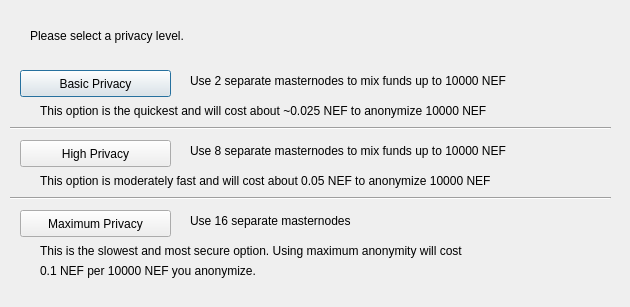
<?xml version="1.0" encoding="UTF-8"?>
<ui version="4.0">
 <class>ObfuscationConfig</class>
 <widget class="QDialog" name="ObfuscationConfig">
  <property name="geometry">
   <rect>
    <x>0</x>
    <y>0</y>
    <width>630</width>
    <height>307</height>
   </rect>
  </property>
  <property name="windowTitle">
   <string>Configure Obfuscation</string>
  </property>
  <widget class="QPushButton" name="buttonBasic">
   <property name="geometry">
    <rect>
     <x>20</x>
     <y>70</y>
     <width>151</width>
     <height>27</height>
    </rect>
   </property>
   <property name="text">
    <string>Basic Privacy</string>
   </property>
  </widget>
  <widget class="QPushButton" name="buttonHigh">
   <property name="geometry">
    <rect>
     <x>20</x>
     <y>140</y>
     <width>151</width>
     <height>27</height>
    </rect>
   </property>
   <property name="text">
    <string>High Privacy</string>
   </property>
  </widget>
  <widget class="QPushButton" name="buttonMax">
   <property name="geometry">
    <rect>
     <x>20</x>
     <y>210</y>
     <width>151</width>
     <height>27</height>
    </rect>
   </property>
   <property name="text">
    <string>Maximum Privacy</string>
   </property>
  </widget>
  <widget class="QLabel" name="label">
   <property name="geometry">
    <rect>
     <x>30</x>
     <y>20</y>
     <width>571</width>
     <height>31</height>
    </rect>
   </property>
   <property name="text">
    <string>Please select a privacy level.</string>
   </property>
  </widget>
  <widget class="QLabel" name="label_2">
   <property name="geometry">
    <rect>
     <x>190</x>
     <y>70</y>
     <width>421</width>
     <height>21</height>
    </rect>
   </property>
   <property name="text">
    <string>Use 2 separate masternodes to mix funds up to 10000 NEF</string>
   </property>
  </widget>
  <widget class="QLabel" name="label_3">
   <property name="geometry">
    <rect>
     <x>190</x>
     <y>140</y>
     <width>411</width>
     <height>21</height>
    </rect>
   </property>
   <property name="text">
    <string>Use 8 separate masternodes to mix funds up to 10000 NEF</string>
   </property>
  </widget>
  <widget class="QLabel" name="label_4">
   <property name="geometry">
    <rect>
     <x>190</x>
     <y>210</y>
     <width>421</width>
     <height>21</height>
    </rect>
   </property>
   <property name="text">
    <string>Use 16 separate masternodes</string>
   </property>
  </widget>
  <widget class="QLabel" name="label_6">
   <property name="geometry">
    <rect>
     <x>40</x>
     <y>100</y>
     <width>561</width>
     <height>21</height>
    </rect>
   </property>
   <property name="text">
    <string>This option is the quickest and will cost about ~0.025 NEF to anonymize 10000 NEF</string>
   </property>
  </widget>
  <widget class="QLabel" name="label_7">
   <property name="geometry">
    <rect>
     <x>40</x>
     <y>170</y>
     <width>561</width>
     <height>21</height>
    </rect>
   </property>
   <property name="text">
    <string>This option is moderately fast and will cost about 0.05 NEF to anonymize 10000 NEF</string>
   </property>
  </widget>
  <widget class="QLabel" name="label_8">
   <property name="geometry">
    <rect>
     <x>40</x>
     <y>240</y>
     <width>561</width>
     <height>21</height>
    </rect>
   </property>
   <property name="text">
    <string>This is the slowest and most secure option. Using maximum anonymity will cost</string>
   </property>
  </widget>
  <widget class="QLabel" name="label_9">
   <property name="geometry">
    <rect>
     <x>40</x>
     <y>260</y>
     <width>561</width>
     <height>21</height>
    </rect>
   </property>
   <property name="text">
    <string>0.1 NEF per 10000 NEF you anonymize.</string>
   </property>
  </widget>
  <widget class="Line" name="line">
   <property name="geometry">
    <rect>
     <x>10</x>
     <y>120</y>
     <width>601</width>
     <height>16</height>
    </rect>
   </property>
   <property name="orientation">
    <enum>Qt::Horizontal</enum>
   </property>
  </widget>
  <widget class="Line" name="line_2">
   <property name="geometry">
    <rect>
     <x>10</x>
     <y>190</y>
     <width>601</width>
     <height>16</height>
    </rect>
   </property>
   <property name="orientation">
    <enum>Qt::Horizontal</enum>
   </property>
  </widget>
 </widget>
 <resources/>
 <connections/>
</ui>
